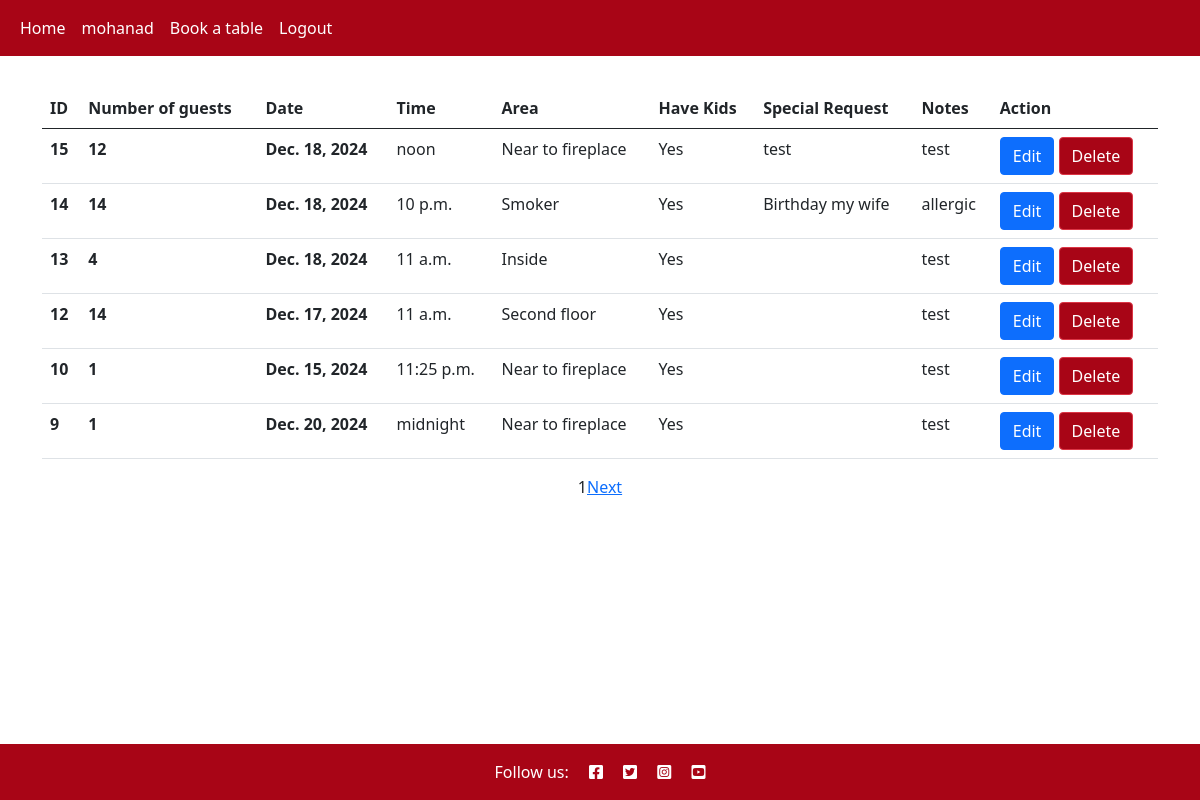
/reservations/ (signed in), run on an earlier commit of the app's database.
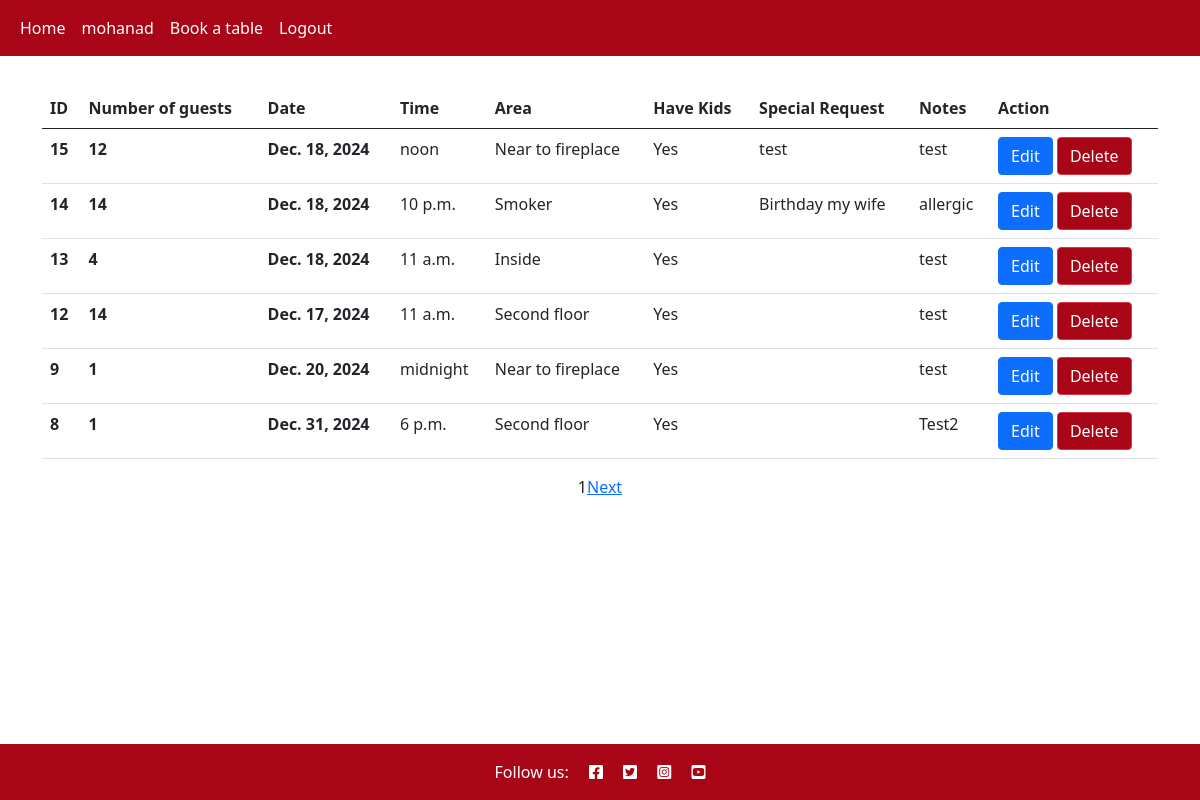
And on a later commit of the database.
### reservation/models.py (models this page shows)
class Reservation(models.Model):
    date = models.DateField()
    time = models.TimeField()
    area = models.IntegerField(choices=AREAS, default=0)
    how_many_people = models.IntegerField(
        default=1,
        validators=[
            MaxValueValidator(25),
            MinValueValidator(1)
        ])
    customer = models.ForeignKey(User, on_delete=models.CASCADE)
    have_kids = models.BooleanField(default=False)
    special_request = models.CharField(max_length=250, null=True)
    note = models.TextField(null=True)
    created_on = models.DateTimeField(auto_now_add=True)

### reservation/views.py (the view)
def reservation_list(request):
    temp_reservations = Reservation.objects.filter(
        customer=request.user).order_by("-created_on")
    p = Paginator(temp_reservations, 6)
    page_number = (
        1 if request.GET.get('page')
        is None else request.GET.get('page'))
    try:
        page_obj = p.get_page(page_number)  # returns the desired page object
    except PageNotAnInteger:
        page_obj = p.page(1)
    except EmptyPage:
        page_obj = p.page(p.num_pages)
    context = {'page_obj': page_obj, 'reservations': p.page(page_number)}
    return render(request, 'reservation/reservation_list.html', context)

### reservation/templates/reservation/reservation_list.html (shortened to what this page needs)
{% extends 'base.html' %}
{% block content %}
{% load static%}
<div class="container mt-3">
<table class="table">
    <thead>
      <tr>
        <th scope="col">ID</th>
        <th scope="col">Number of guests</th>
        <th scope="col">Date</th>
        <th scope="col">Time</th>
        <th scope="col">Area</th>
        <th scope="col">Have Kids</th>
        <th scope="col">Special Request</th>
        <th scope="col">Notes</th>
        <th scope="col">Action</th>
      </tr>
    </thead>
    <tbody>
        {% for reservation in reservations %}
      <tr>
        <th scope="row">{{reservation.id}}</th>
        <th scope="row">{{reservation.how_many_people}}</th>
        <th scope="row">{{reservation.date}}</th>
        <td>{{reservation.time}}</td>
        <td>{% if reservation.area == 0 %}Near to fireplace{% elif reservation.area == 1%}Terrace{% elif reservation.area == 2 %}Smoker{% elif reservation.area == 3%}Inside{% elif reservation.area == 4%}Second floor{%endif%}</td>
        <td>{% if reservation.have_kids %}Yes {%else%}No {%endif%}</td>
        <td>{{reservation.special_request}}</td>
        <td>{{reservation.note}}</td>
        <td>
            <a href="../reservations/edit_reservation/{{reservation.id}}" class="btn btn-primary btn-edit" data-reservation_id="{{reservation.id}}" >
               Edit
            </a>
            <button class="btn btn-danger btn-delete" data-reservation_id="{{reservation.id}}" data-bs-target="#deleteModal" data-bs-toggle="modal">
               Delete
            </button>
        </td>
      </tr>
        {% endfor%}
    </tbody>
  </table>
  <div class="d-flex justify-content-center">
    <span>{{page_obj.number}}</span>
    {%if page_obj.has_next %}
        <a href="?page={{page_obj.next_page_number}}" class="ml-2" >Next</a>
    {% endif %}
</div>
</div>
{% endblock content%}

What changed in the data, as far as the page shows it:
removed Reservation: id "10", how_many_people "1", date "Dec. 15, 2024", time "11:25 p.m.", area "Near to fireplace", have_kids "Yes", note "test"
now on this page (row unchanged): Reservation: id "8", how_many_people "1", date "Dec. 31, 2024", time "6 p.m.", area "Second floor", have_kids "Yes", note "Test2"
